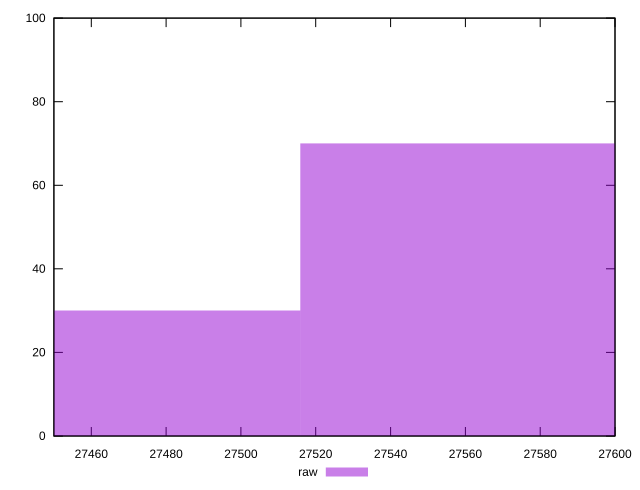

Recreate this plot in gnuplot.
reset

$raw <<EOF
27437.91694593586 30
27593.814201310495 70
EOF

set key outside below
set boxwidth 155.89725537463556
set xrange [27450:27600]
set yrange [0:100]
set style fill transparent solid 0.5 noborder
set terminal svg size 640, 490 enhanced background rgb 'white'
set output "report_00007_2020-12-11T15:55:29.892Z/uses-webp-images/samples/pages+cached+nointeractive/raw/histogram.svg"

plot $raw title "raw" with boxes

reset
